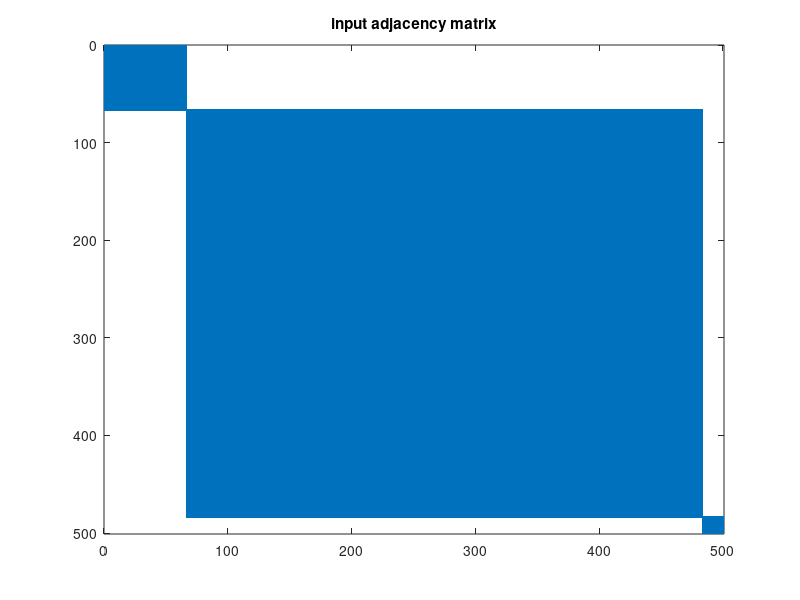
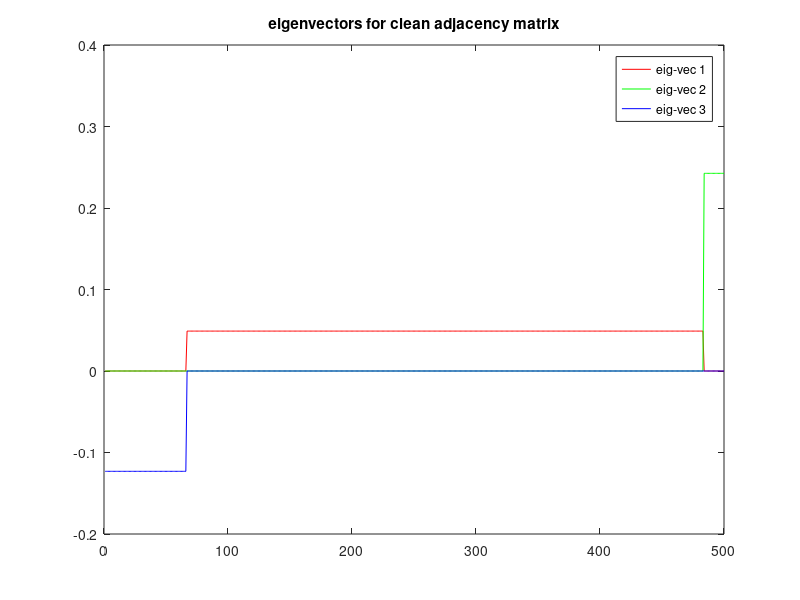
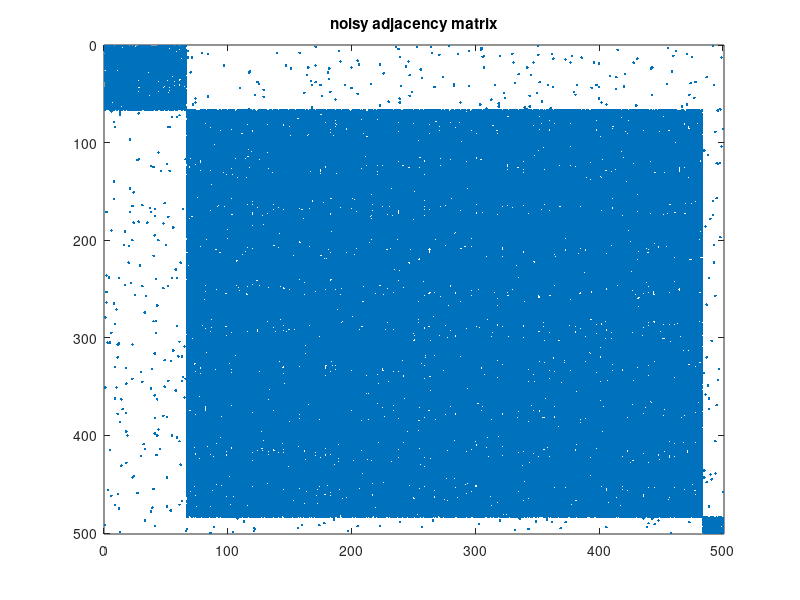
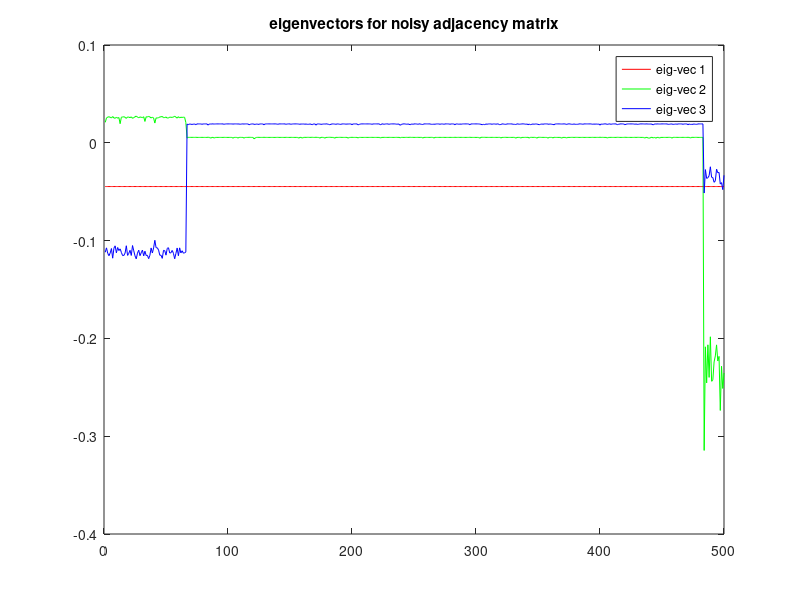

Recreate these plots in MATLAB, in order.
function spectral_toy_2
% spectral_toy_2 - a toy experiment that generates a simple graph with two
% densely connected subgraphs with sparse interconnections, and then plots
% the values of the eigenvector 

% Written by Jeremy Watt
% Contact: jermwatt@gmail.com

%%% Random block-diagonal matrix generation testing %%%

dimW = 500;
num_blocks = 2;  % You'll actually get num_blocks + 1 blocks

% Generate block diagonal matrix
W = zeros(dimW);
block_corners = datasample(1:size(W,1)-1,num_blocks,'Replace',false);
inds = sort(block_corners);
gaps = [inds(1)];
for i = 2:length(inds)
   gaps = [gaps  inds(i) - inds(i-1)];
end
gaps = [gaps (dimW - inds(end))];
blocks = cell(length(gaps));

for i = 1:length(gaps)
   blocks{i} = ones(gaps(i)); 
end
W = blkdiag(blocks{:});
disp(size(W));
% Print adjacency matrix 
figure(1)
spy(W)
title('input adjacency matrix')
xlabel('')

% Perform spectral clustering
Y = spectral(W,3);

% Print out the first eigenvector
figure(2)
plot(Y(:,1),'r');
hold on
plot(Y(:,2),'g');
hold on
plot(Y(:,3),'b');
legend('eig-vec 1','eig-vec 2','eig-vec 3')
title('eigenvectors for clean adjacency matrix')

%%% Add sparse interconnecting and missing links %%%
error_links = 200; % Number of sparse interconnections to add
missing_links = 20000; % Number of links to remove from the blocks
H = triu(W,1);
G = tril(10*ones(dimW));
H = H + G;
ind = find(H == 0);
a = datasample(1:length(ind), error_links,'Replace',false);
H(ind(a)) = -1;
ind = find(H == 1);
a = datasample(1:length(ind), missing_links,'Replace',false);
H(ind(a)) = -2;
for i = 1:dimW
    for j = i:dimW
       if H(i,j) == -1
          W(i,j) = 1;
          W(j,i) = 1;
       end
       if H(i,j) == -2
          W(i,j) = 0;
          W(j,i) = 0;
       end
    end
end

figure(3)
spy(W)
title('noisy adjacency matrix')
xlabel('')

% Perform spectral clustering
Y = spectral(W,3)

% Print out the first eigenvector
figure(4)
plot(Y(:,1),'r');
hold on
plot(Y(:,2),'g');
hold on
plot(Y(:,3),'b');
legend('eig-vec 1','eig-vec 2','eig-vec 3')
title('eigenvectors for noisy adjacency matrix')


    function Y = spectral(W,K) % spectral clustering function
       
    % Generate degree matrix
    D = zeros(dimW);
    for i = 1:dimW
       D(i,i) = sum(W(:,i)); 
    end

    % Factorize the Laplacian
    L = D - W;
    [Y,lam] = eig(L);
    lam = diag(lam);
    ind = find(lam < 0);
    lam(ind) = 0;
    [val,ind] = sort(lam);
    keepers = ind(1:K);
    Y = Y(:,keepers);    % Eigenvectors associated smallest K eigenvalues 
        
    end
end
    
    








